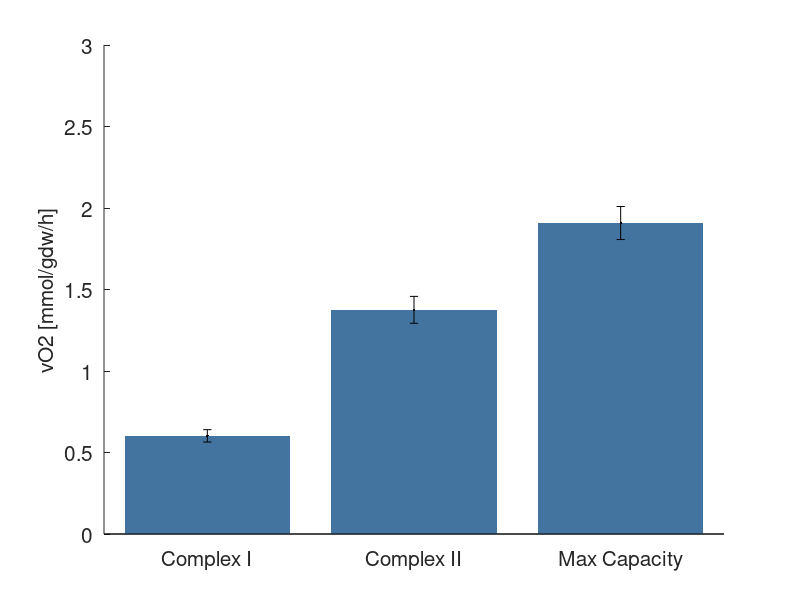

The MATLAB script that drew this image:
close all
hold all

factor = 5 * 60*60 * 10^-12 * 10^3 * 10^3; %per hour per gdw 

data = factor*[
    33.45	2.11
    76.41	4.58
    105.99	5.63
    ];

exMap = [67 116 160
         80 137 188
         91 155 213
         151 185 224
         190 209 234]/255;

hold all     
bar(data(:,1), 'FaceColor', exMap(1,:), 'EdgeColor', 'none')
errorbar(1:3,data(:,1), data(:,2),'k.')
set(gca, 'XTick', [1 2 3])
set(gca, 'XTickLabel', {'Complex I', 'Complex II', 'Max Capacity'})
ylabel('vO2 [mmol/gdw/h]')
ylim([0, 3])
xtickangle(45)
set(findall(gcf,'-property','FontSize'),'FontSize',15)